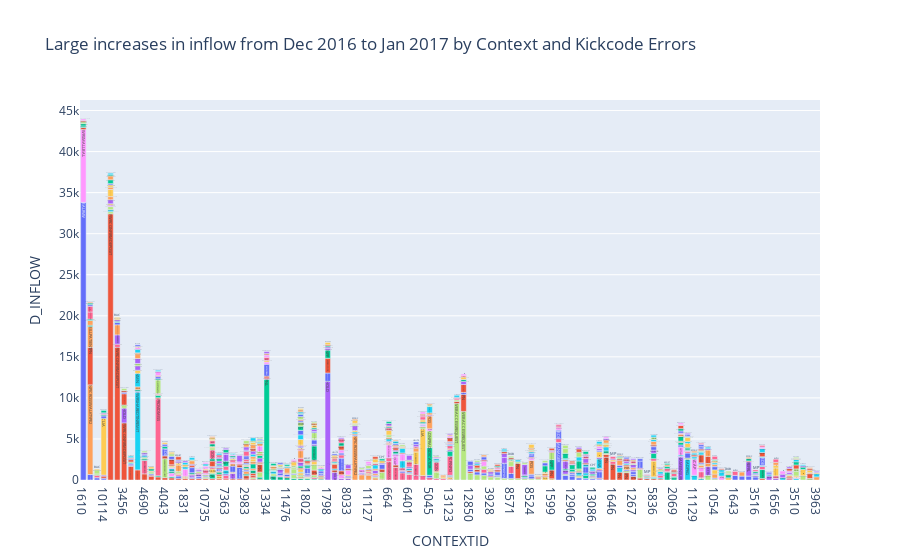

The notebook cell saved with this chart:
### Code cell
fig = px.bar(df_2_3_3, x="CONTEXTID", 
                     y="D_INFLOW", 
                     color="ERROR_COLOR", 
                     title="Large increases in inflow from Dec 2016 to Jan 2017 by Context and Kickcode Errors",
                     text="ERROR",
            )

fig.update(layout_showlegend=False)
fig.show()
